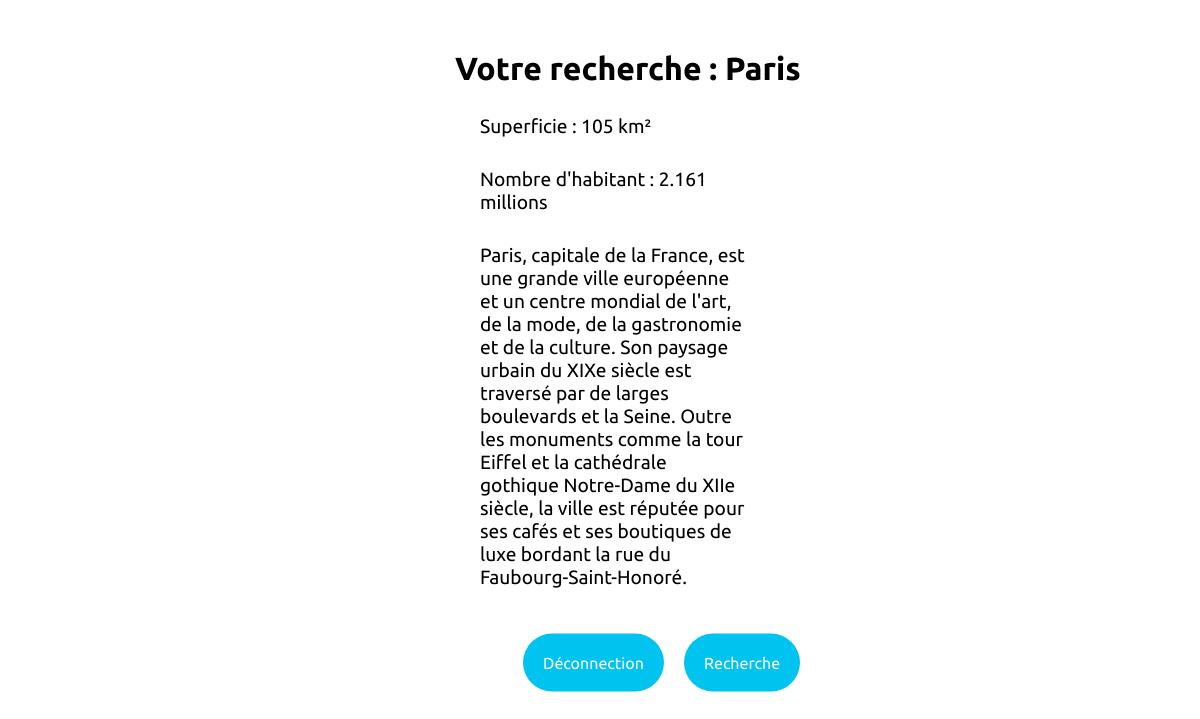
/page/ville.php?city=Paris (signed in), run on the app's committed database.
### tables this page shows
CREATE TABLE IF NOT EXISTS `city` (
  `city_id` int NOT NULL AUTO_INCREMENT,
  `city_name` text NOT NULL,
  `city_size` int NOT NULL,
  `city_habitants` text NOT NULL,
  `city_description` text NOT NULL,
  PRIMARY KEY (`city_id`)
);

### page/ville.php (the view, shortened to what this page needs)
<?php
    $city_name = $_GET['city'];
    $mysqli = mysql_connection();
    $req = $mysqli->query('SELECT * from city WHERE city_name = "' . $city_name . '"');
    $row = $req->fetch_row();
?>
<!doctype html>
<html lang="fr">
<head>
    <link rel="stylesheet" href="../css/normalize.css"/>
    <link rel="stylesheet" href="../css/master.css"/>
</head>
<body>
    <header>
        <div class="page_title"><h1>Votre recherche : <?php echo $city_name ; ?></h1></div>
    </header>
    <div class="container">
        <div class="content">
            <p>Superficie : <?php echo $row[2]; ?> km²</p>
            <p>Nombre d'habitant : <?php echo $row[3]; ?> </p>
            <p><?php echo $row[4]; ?></p>
        </div>
        <div class="link">
            <a class="button" href="../script/logout.php">Déconnection</a>
            <a class="button" href="../page/recherche.php">Recherche</a>
        </div>
    </div>
</body>
</html>

### css/master.css (style rules this page uses)
.page_title { position:absolute; top:5%; left:50%; transform: translate(-25%); }
.button { padding:20px; color:white; border-radius: 40px; margin:10px; background: #00C4EF; }
p { font-size: larger; padding: 15px; }
div { width:50%; height:fit-content; padding:10px; }
.container { display:flex; flex-direction: column; position:absolute; left:50%; top:30%; transform: translate(-25%, -25%); }
.link { display:flex; transform: translate(15%); }

### data on the page
city: city_size "105", city_habitants "2.161 millions", city_description "Paris, capitale de la France, est une grande ville européenne et un centre mondial de l'art, de la mode, de la gastronomie et de la culture. Son paysage urbain du XIXe siècle est traversé par de larges boulevards et la Seine. Outre les monuments comme la tour Eiffel et la cathédrale gothique Notre-Dame du XIIe siècle, la ville est réputée pour ses cafés et ses boutiques de luxe bordant la rue du Faubourg-Saint-Honoré."

### other printed values
$city_name "Paris"
